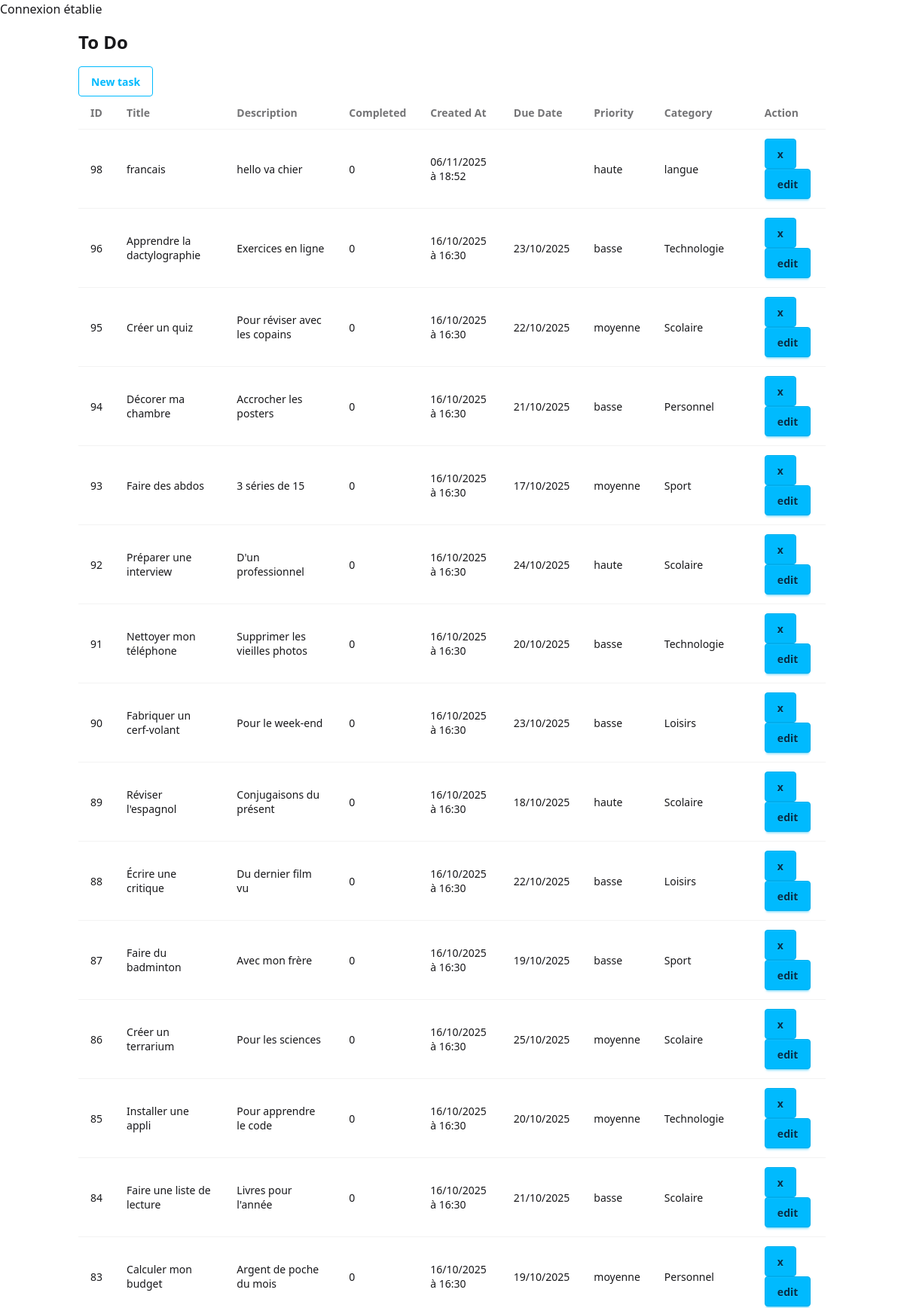
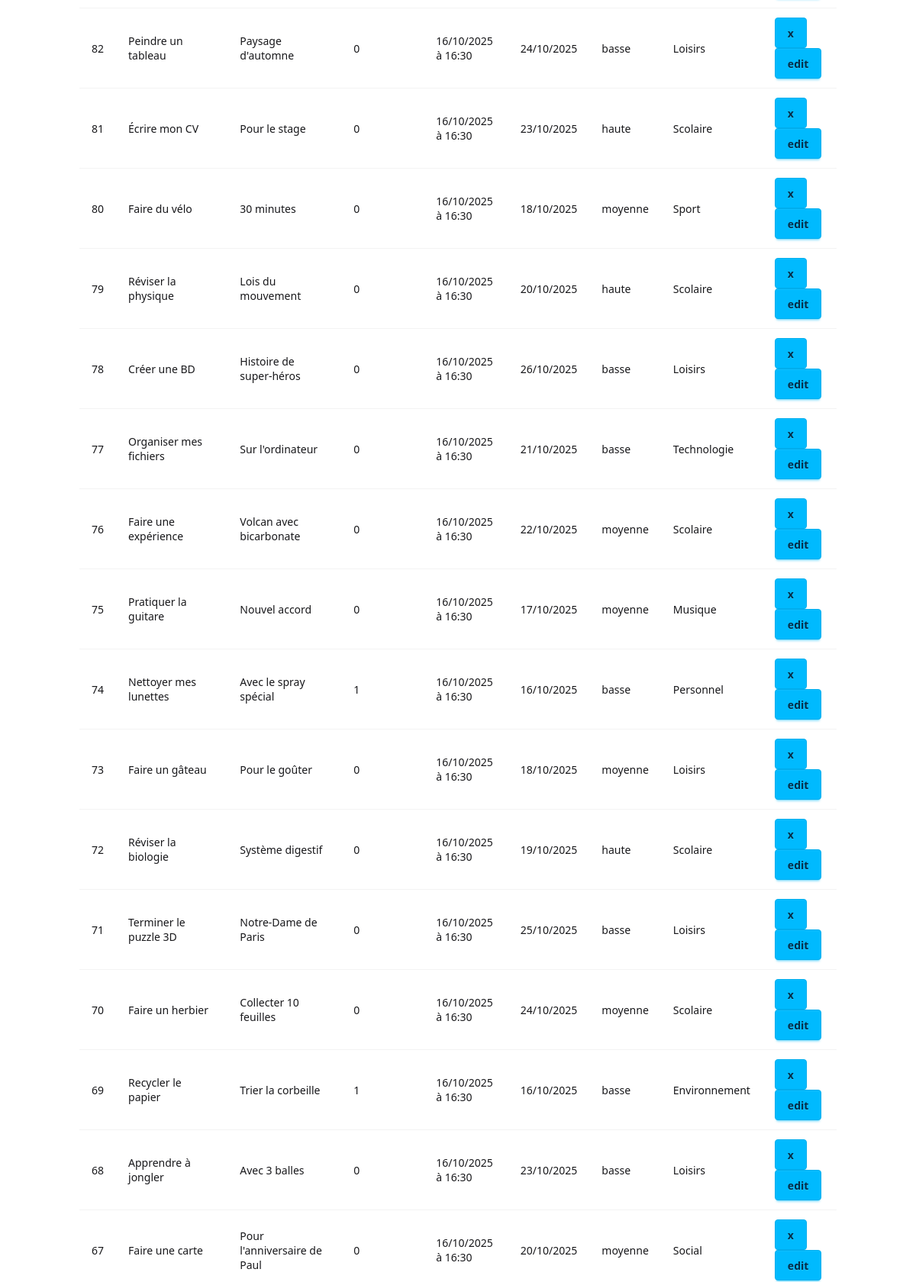
The page / (upper part) on the database its author committed (2 pictures, top to bottom).
### tables this page shows
CREATE TABLE tasks (
    id INTEGER PRIMARY KEY AUTOINCREMENT,
    title TEXT NOT NULL,
    description TEXT,
    completed INTEGER DEFAULT 0,
    priority TEXT CHECK(priority IN ('basse', 'moyenne', 'haute')) DEFAULT 'moyenne',
    category TEXT,
    due_date TEXT,
    created_at TEXT DEFAULT CURRENT_TIMESTAMP
);

### index.php (the view, shortened to what this page needs)
<?php
try {
    $pdo = new PDO('sqlite:db.sqlite');
    $sql = "SELECT * FROM tasks ORDER BY id desc, completed ASC";
    $stmt = $pdo->prepare($sql);
    $stmt->execute();
    $tasks = $stmt->fetchAll(PDO::FETCH_ASSOC);
} catch(Exception $e) {
    die('Erreur : ' . $e->getMessage());
}
?>
<html lang="en">
<head>
    <link href="https://cdn.jsdelivr.net/npm/daisyui@5" rel="stylesheet" type="text/css" />
    <script src="https://cdn.jsdelivr.net/npm/@tailwindcss/browser@4"></script>
</head>
<body>
    <main class="container mx-auto p-4">
        <div>
            <h1 class="text-2xl font-bold mb-4">To Do</h1>
            <a href="formule.php" class="btn btn-outline btn-info">New task</a>
            <table class="table">
                <thead>
                    <tr>
                        <th>ID</th>
                        <th>Title</th>
                        <th>Description</th>
                        <th>Completed</th>
                        <th>Created At</th>
                        <th>Due Date</th>
                        <th>Priority</th>
                        <th>Category</th>
                        <th>Action</th>
                    </tr>
                </thead>
                <tbody>
                    <?php foreach ($tasks as $task): ?>
                    <?php $date = DateTime::createFromFormat('Y-m-d H:i:s', $task['created_at']); ?>
                    <?php $duedate = DateTime::createFromFormat('Y-m-d', $task['due_date']); ?>
                    <tr>
                        <td><?= htmlspecialchars($task['id']) ?></td>
                        <td><?= htmlspecialchars($task['title']) ?></td>
                        <td><?= htmlspecialchars($task['description']) ?></td>
                        <td> <a href="completed.php?task=<?php echo ($task['id']) ?>" role="bouton"><?=$task['completed']?></a></td>
                        <td><?= $date ? $date->format('d/m/Y à H:i') : htmlspecialchars($task['created_at']) ?></td>
                        <td><?= $duedate ? $duedate->format('d/m/Y') : htmlspecialchars($task['due_date']) ?></td>
                        <td><?= htmlspecialchars($task['priority']) ?></td>
                        <td><?= htmlspecialchars($task['category']) ?></td>
                        <td>
                            <a href="delete.php?task=<?= htmlspecialchars($task['id']) ?>" role="bouton" class="btn btn-info">x</a>
                            <a href="edit.php?task=<?= htmlspecialchars($task['id']) ?>" role="bouton" class="btn btn-info">edit</a>
                        </td>
                    </tr>
                    <?php endforeach; ?>
                </tbody>
            </table>
        </div>
    </main>
</body>
</html>

### rows shown on the page
tasks: id "98", title "francais", description "hello va chier", completed "0", created_at "06/11/2025 à 18:52", priority "haute", category "langue"
tasks: id "96", title "Apprendre la dactylographie", description "Exercices en ligne", completed "0", created_at "16/10/2025 à 16:30", due_date "23/10/2025", priority "basse", category "Technologie"
tasks: id "95", title "Créer un quiz", description "Pour réviser avec les copains", completed "0", created_at "16/10/2025 à 16:30", due_date "22/10/2025", priority "moyenne", category "Scolaire"
tasks: id "94", title "Décorer ma chambre", description "Accrocher les posters", completed "0", created_at "16/10/2025 à 16:30", due_date "21/10/2025", priority "basse", category "Personnel"
tasks: id "93", title "Faire des abdos", description "3 séries de 15", completed "0", created_at "16/10/2025 à 16:30", due_date "17/10/2025", priority "moyenne", category "Sport"
tasks: id "92", title "Préparer une interview", description "D'un professionnel", completed "0", created_at "16/10/2025 à 16:30", due_date "24/10/2025", priority "haute", category "Scolaire"
tasks: id "91", title "Nettoyer mon téléphone", description "Supprimer les vieilles photos", completed "0", created_at "16/10/2025 à 16:30", due_date "20/10/2025", priority "basse", category "Technologie"
tasks: id "90", title "Fabriquer un cerf-volant", description "Pour le week-end", completed "0", created_at "16/10/2025 à 16:30", due_date "23/10/2025", priority "basse", category "Loisirs"
tasks: id "89", title "Réviser l'espagnol", description "Conjugaisons du présent", completed "0", created_at "16/10/2025 à 16:30", due_date "18/10/2025", priority "haute", category "Scolaire"
tasks: id "88", title "Écrire une critique", description "Du dernier film vu", completed "0", created_at "16/10/2025 à 16:30", due_date "22/10/2025", priority "basse", category "Loisirs"
tasks: id "87", title "Faire du badminton", description "Avec mon frère", completed "0", created_at "16/10/2025 à 16:30", due_date "19/10/2025", priority "basse", category "Sport"
tasks: id "86", title "Créer un terrarium", description "Pour les sciences", completed "0", created_at "16/10/2025 à 16:30", due_date "25/10/2025", priority "moyenne", category "Scolaire"
tasks: id "85", title "Installer une appli", description "Pour apprendre le code", completed "0", created_at "16/10/2025 à 16:30", due_date "20/10/2025", priority "moyenne", category "Technologie"
tasks: id "84", title "Faire une liste de lecture", description "Livres pour l'année", completed "0", created_at "16/10/2025 à 16:30", due_date "21/10/2025", priority "basse", category "Scolaire"
tasks: id "83", title "Calculer mon budget", description "Argent de poche du mois", completed "0", created_at "16/10/2025 à 16:30", due_date "19/10/2025", priority "moyenne", category "Personnel"
tasks: id "82", title "Peindre un tableau", description "Paysage d'automne", completed "0", created_at "16/10/2025 à 16:30", due_date "24/10/2025", priority "basse", category "Loisirs"
tasks: id "81", title "Écrire mon CV", description "Pour le stage", completed "0", created_at "16/10/2025 à 16:30", due_date "23/10/2025", priority "haute", category "Scolaire"
tasks: id "80", title "Faire du vélo", description "30 minutes", completed "0", created_at "16/10/2025 à 16:30", due_date "18/10/2025", priority "moyenne", category "Sport"
tasks: id "79", title "Réviser la physique", description "Lois du mouvement", completed "0", created_at "16/10/2025 à 16:30", due_date "20/10/2025", priority "haute", category "Scolaire"
tasks: id "78", title "Créer une BD", description "Histoire de super-héros", completed "0", created_at "16/10/2025 à 16:30", due_date "26/10/2025", priority "basse", category "Loisirs"
tasks: id "77", title "Organiser mes fichiers", description "Sur l'ordinateur", completed "0", created_at "16/10/2025 à 16:30", due_date "21/10/2025", priority "basse", category "Technologie"
tasks: id "76", title "Faire une expérience", description "Volcan avec bicarbonate", completed "0", created_at "16/10/2025 à 16:30", due_date "22/10/2025", priority "moyenne", category "Scolaire"
tasks: id "75", title "Pratiquer la guitare", description "Nouvel accord", completed "0", created_at "16/10/2025 à 16:30", due_date "17/10/2025", priority "moyenne", category "Musique"
tasks: id "74", title "Nettoyer mes lunettes", description "Avec le spray spécial", completed "1", created_at "16/10/2025 à 16:30", due_date "16/10/2025", priority "basse", category "Personnel"
tasks: id "73", title "Faire un gâteau", description "Pour le goûter", completed "0", created_at "16/10/2025 à 16:30", due_date "18/10/2025", priority "moyenne", category "Loisirs"
tasks: id "72", title "Réviser la biologie", description "Système digestif", completed "0", created_at "16/10/2025 à 16:30", due_date "19/10/2025", priority "haute", category "Scolaire"
tasks: id "71", title "Terminer le puzzle 3D", description "Notre-Dame de Paris", completed "0", created_at "16/10/2025 à 16:30", due_date "25/10/2025", priority "basse", category "Loisirs"
tasks: id "70", title "Faire un herbier", description "Collecter 10 feuilles", completed "0", created_at "16/10/2025 à 16:30", due_date "24/10/2025", priority "moyenne", category "Scolaire"
tasks: id "69", title "Recycler le papier", description "Trier la corbeille", completed "1", created_at "16/10/2025 à 16:30", due_date "16/10/2025", priority "basse", category "Environnement"
tasks: id "68", title "Apprendre à jongler", description "Avec 3 balles", completed "0", created_at "16/10/2025 à 16:30", due_date "23/10/2025", priority "basse", category "Loisirs"
tasks: id "67", title "Faire une carte", description "Pour l'anniversaire de Paul", completed "0", created_at "16/10/2025 à 16:30", due_date "20/10/2025", priority "moyenne", category "Social"
